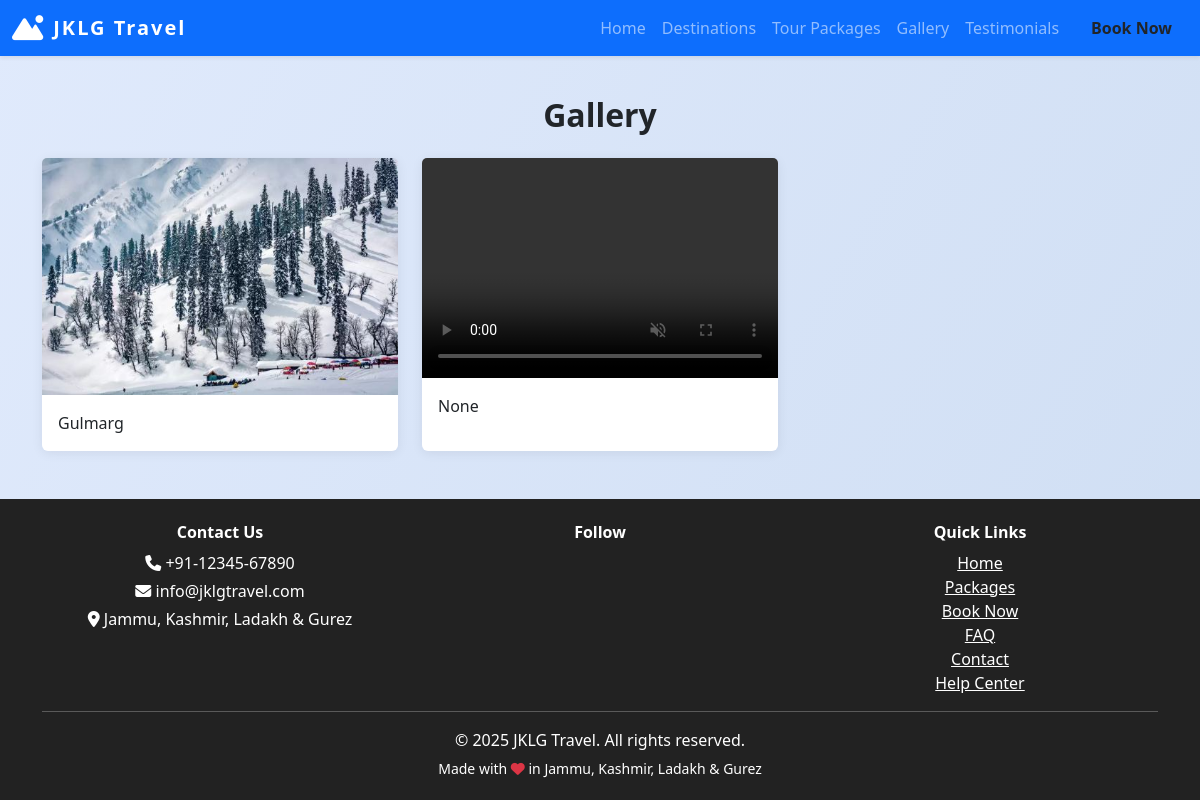
/gallery, run on an earlier commit of the app's database.
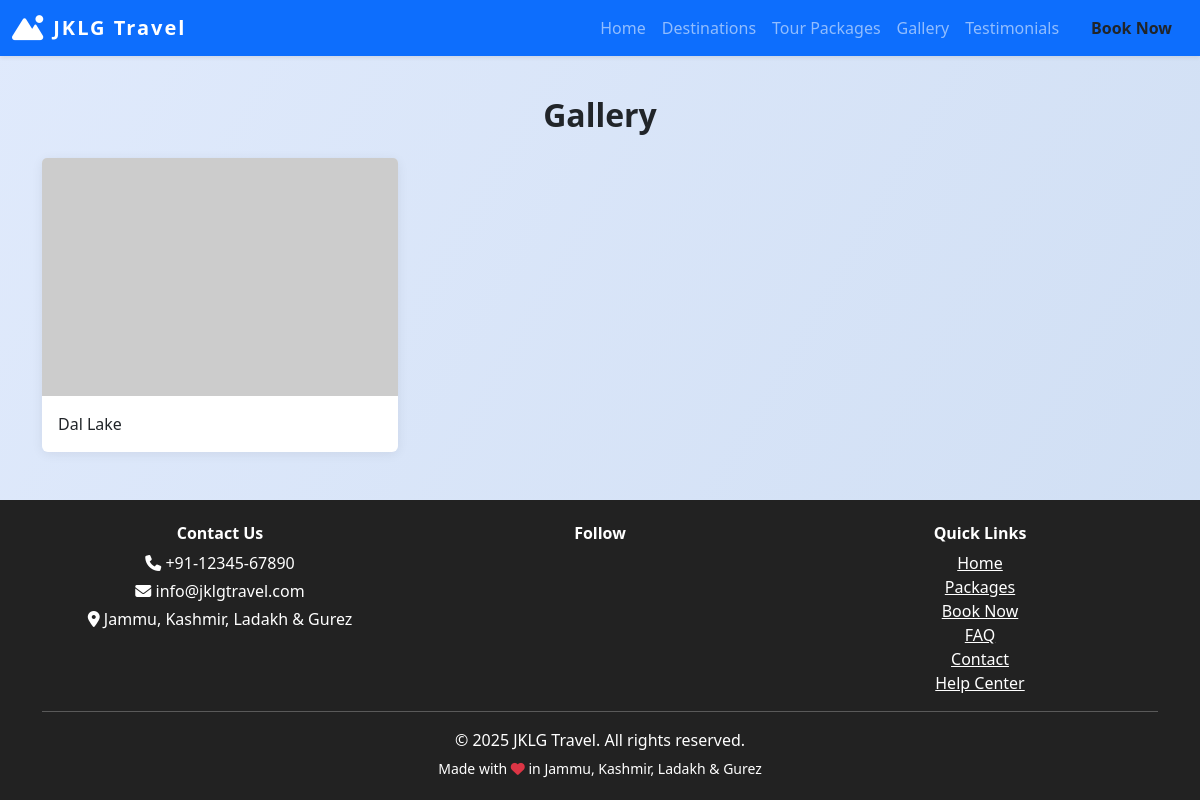
And on a later commit of the database.
### models.py (models this page shows)
class SiteSettings(db.Model):
    id = db.Column(db.Integer, primary_key=True)
    site_name = db.Column(db.String(120), default='JKLG Travel')
    site_title = db.Column(db.String(200), default='JKLG Travel - Explore Jammu, Kashmir, Ladakh & Gurez')
    logo = db.Column(db.String(200))
    phone = db.Column(db.String(30), default='+91-12345-67890')
    email = db.Column(db.String(120), default='info@jklgtravel.com')
    address = db.Column(db.String(200), default='Jammu, Kashmir, Ladakh & Gurez')
    facebook = db.Column(db.String(120))  # Username only
    instagram = db.Column(db.String(120))  # Username only
    twitter = db.Column(db.String(120))  # Username only
    linkedin = db.Column(db.String(120))  # Username only
    youtube = db.Column(db.String(120))  # Channel/user ID only
    whatsapp = db.Column(db.String(30))  # Number only
    telegram = db.Column(db.String(120))  # Username only
    meta_description = db.Column(db.String(300))
    about = db.Column(db.Text)
    google_analytics_id = db.Column(db.String(32))

class GalleryImage(db.Model):
    id = db.Column(db.Integer, primary_key=True)
    image = db.Column(db.String(200))
    caption = db.Column(db.String(200))
    video = db.Column(db.String(200))  # New field for video

### views.py (the view)
@main.route('/gallery')
def gallery():
    page = request.args.get('page', 1, type=int)
    per_page = 6
    pagination = GalleryImage.query.paginate(page=page, per_page=per_page, error_out=False)
    gallery = pagination.items
    return render_template('gallery.html', gallery=gallery, pagination=pagination)

### views.py (called while the page is built)
@main.context_processor
def inject_site_settings():
    settings = SiteSettings.query.first()
    return dict(site_settings=settings)

### templates/gallery.html (shortened to what this page needs)
{% extends 'base.html' %}
{% block content %}
<h2 class="section-title text-center">Gallery</h2>
<div class="row g-4">
    {% for g in gallery %}
    <div class="col-md-4">
        <div class="card h-100 gallery-card" data-bs-toggle="modal" data-bs-target="#galleryModal{{ g.id }}" style="cursor:pointer;">
            {% if g.image %}
            <img src="{{ url_for('static', filename='gallery/' + g.image) }}" class="card-img-top" alt="Gallery image">
            {% elif g.video %}
            <video class="card-img-top" src="{{ url_for('static', filename='gallery/' + g.video) }}" controls muted style="height:220px;object-fit:cover;"></video>
            {% else %}
            <img src="https://via.placeholder.com/600x400?text=Gallery" class="card-img-top" alt="Gallery image">
            {% endif %}
            <div class="card-body"><p class="card-text">{{ g.caption }}</p></div>
        </div>
    </div>
    {% endfor %}
</div>
{% endblock %}

### templates/base.html (shortened to what this page needs)
<!DOCTYPE html>
<html lang="en">
<head>
    <link rel="stylesheet" href="https://cdn.jsdelivr.net/npm/bootstrap@5.3.0/dist/css/bootstrap.min.css">
    <link rel="stylesheet" href="https://cdnjs.cloudflare.com/ajax/libs/font-awesome/6.4.0/css/all.min.css">
</head>
<body>
    <nav class="navbar navbar-expand-lg navbar-dark bg-primary shadow-sm">
        <div class="container-fluid">
            <a class="navbar-brand d-flex align-items-center gap-2" href="/">
                {% if site_settings and site_settings.logo %}
                    <img src="{{ url_for('static', filename=site_settings.logo) }}" alt="Logo" style="height:36px; width:auto; border-radius:6px;">
                {% else %}
                    <i class="fa fa-mountain-sun fa-lg"></i>
                {% endif %}
                {{ site_settings.site_name if site_settings and site_settings.site_name else 'JKLG Travel' }}
            </a>
            <div class="collapse navbar-collapse" id="navbarNav">
                <ul class="navbar-nav ms-auto">
                    <li class="nav-item"><a class="nav-link" href="/">Home</a></li>
                    <li class="nav-item"><a class="nav-link" href="/places">Destinations</a></li>
                    <li class="nav-item"><a class="nav-link" href="/packages">Tour Packages</a></li>
                    <li class="nav-item"><a class="nav-link" href="/gallery">Gallery</a></li>
                    <li class="nav-item"><a class="nav-link" href="/testimonials">Testimonials</a></li>
                    <li class="nav-item"><a class="nav-link btn btn-warning text-dark ms-2 px-3 fw-bold" href="/book">Book Now</a></li>
                </ul>
            </div>
        </div>
    </nav>
    <div class="container mt-4">
        {% block content %}{% endblock %}
    </div>
    <footer class="footer text-center mt-5">
        <div class="container">
            <div class="row mb-2">
                <div class="col-md-4 mb-2 mb-md-0">
                    <h6 class="fw-bold">Contact Us</h6>
                    <p class="mb-1"><i class="fa fa-phone"></i> {{ site_settings.phone if site_settings and site_settings.phone else '+91-12345-67890' }}</p>
                    <p class="mb-1"><i class="fa fa-envelope"></i> {{ site_settings.email if site_settings and site_settings.email else 'info@jklgtravel.com' }}</p>
                    <p class="mb-1"><i class="fa fa-map-marker-alt"></i> {{ site_settings.address if site_settings and site_settings.address else 'Jammu, Kashmir, Ladakh & Gurez' }}</p>
                </div>
                <div class="col-md-4 mb-2 mb-md-0">
                    <h6 class="fw-bold">Follow</h6>
                </div>
                <div class="col-md-4">
                    <h6 class="fw-bold">Quick Links</h6>
                    <a href="/" class="d-block text-white">Home</a>
                    <a href="/packages" class="d-block text-white">Packages</a>
                    <a href="/book" class="d-block text-white">Book Now</a>
                    <a href="/faq" class="d-block text-white">FAQ</a>
                    <a href="/contact" class="d-block text-white">Contact</a>
                    <a href="/help" class="d-block text-white">Help Center</a>
                </div>
            </div>
            <hr class="bg-light">
            <p class="mb-1">&copy; {{ 2025 }} {{ site_settings.site_name if site_settings and site_settings.site_name else 'JKLG Travel Agency' }}. All rights reserved.</p>
            <small>Made with <i class="fa fa-heart text-danger"></i> in Jammu, Kashmir, Ladakh & Gurez</small>
        </div>
    </footer>
</body>
</html>

### templates/base.html (style rules this page uses)
body { background: linear-gradient(120deg, #e0eafc, #cfdef3 100%); min-height: 100vh; }
.navbar-brand { font-weight: bold; letter-spacing: 2px; }
.section-title { margin-top: 40px; margin-bottom: 24px; font-weight: 700; }
.card { box-shadow: 0 2px 12px rgba(0,0,0,0.07); border: none; }
.footer { background: #222; color: #fff; padding: 24px 0; margin-top: 48px; }
.footer a { color: #fff; text-decoration: underline; }

What changed in the data, as far as the page shows it:
removed GalleryImage: caption "None"
changed GalleryImage: caption "Gulmarg" → "Dal Lake"; image: picture removed
